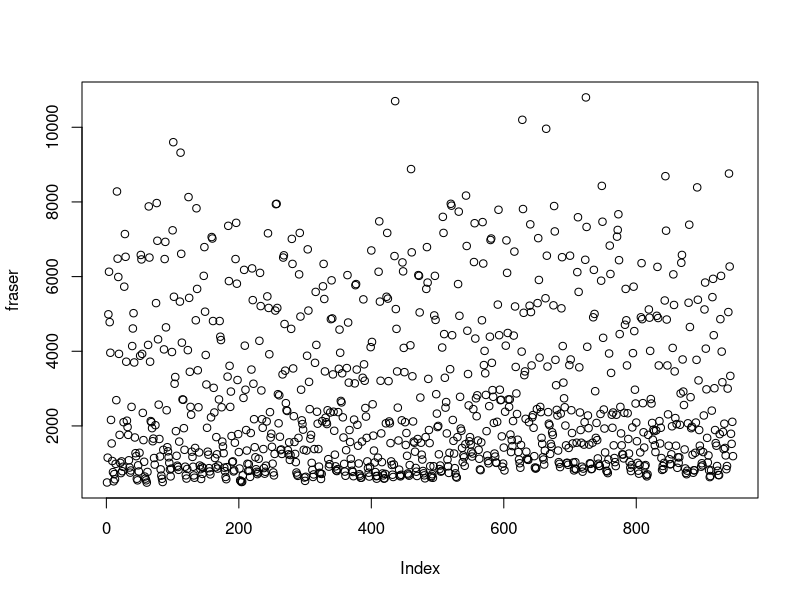
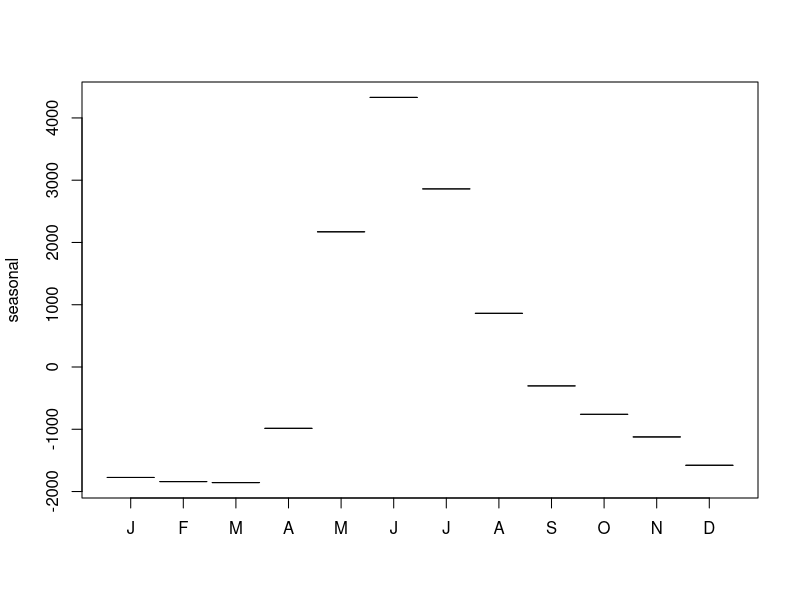
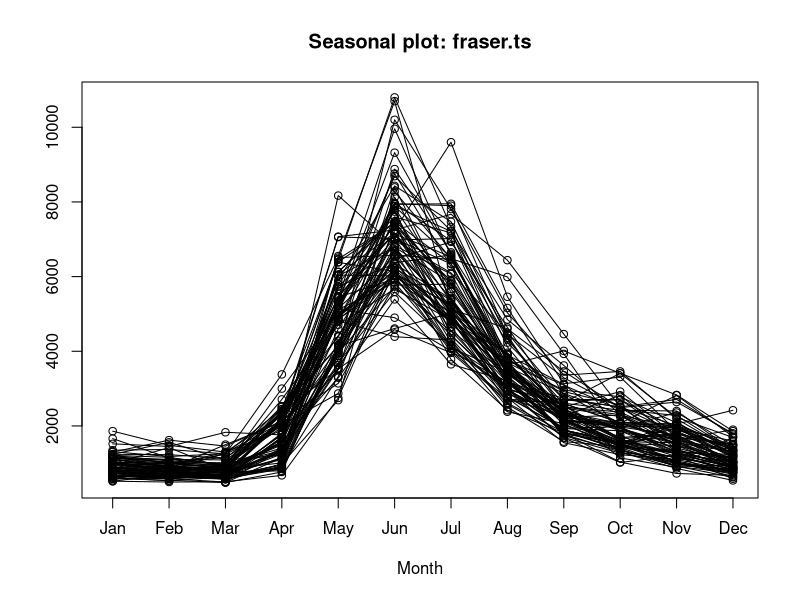
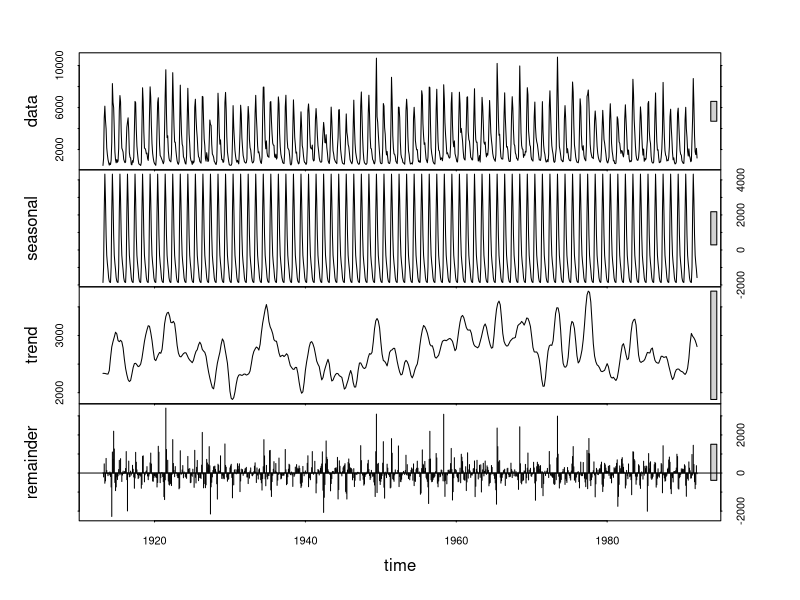
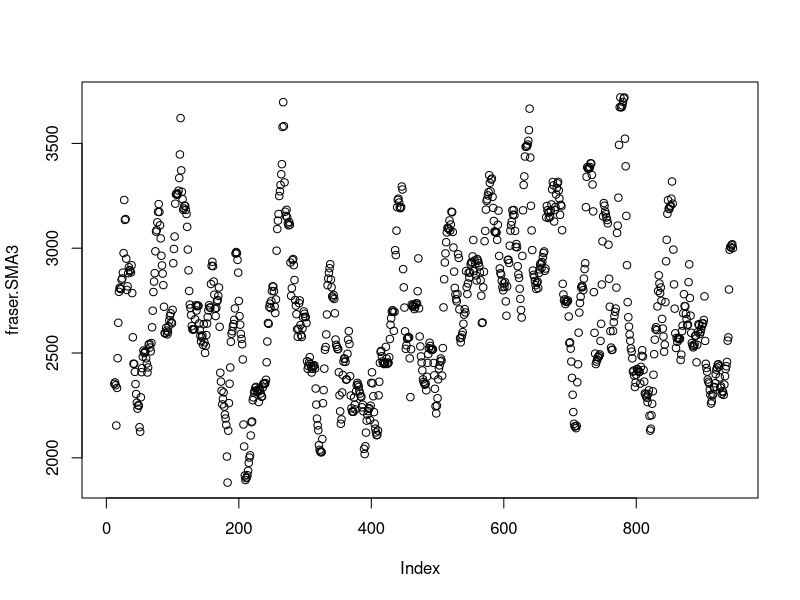
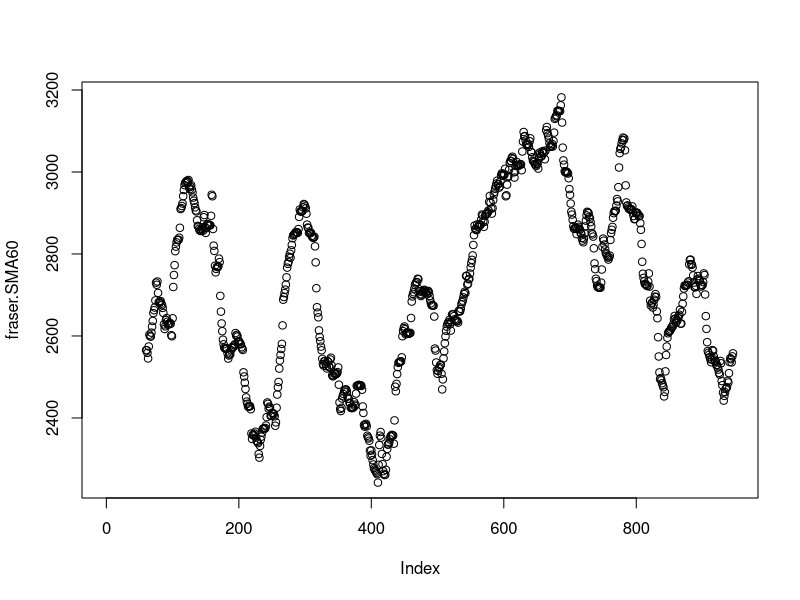
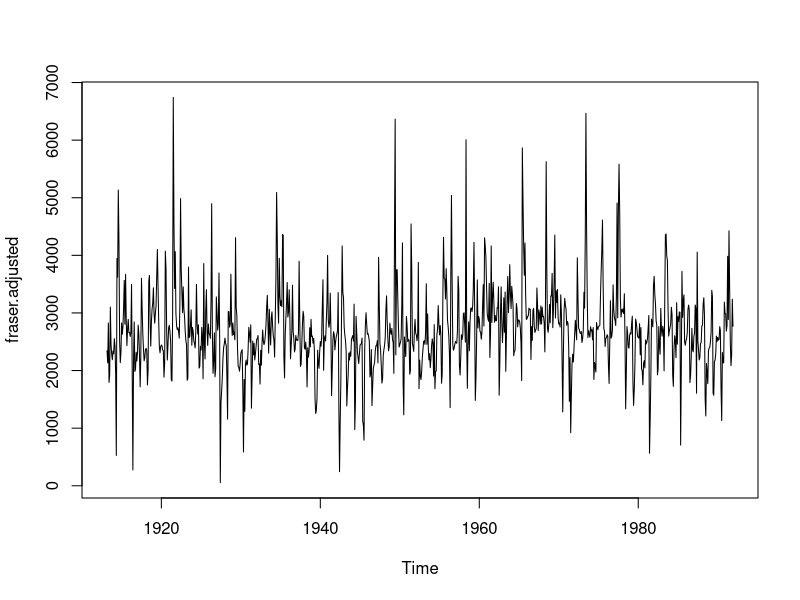
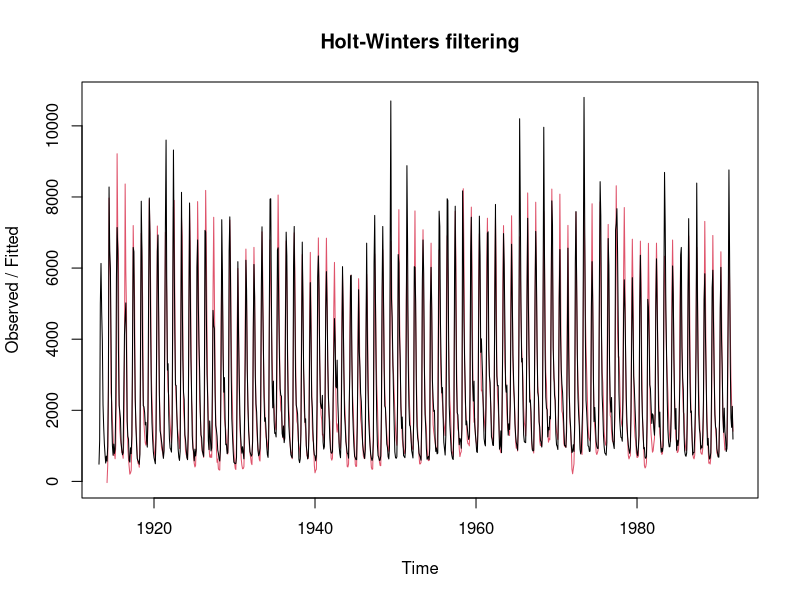

The R script that drew these images, in order: (Note: this script raises an error after producing the figures.)
# load data Fraser River monthly flows
fraser <- scan("time-series/fraser.txt")
# standard plot
plot(fraser)

# specify a frequency and convert the dataset to a time series using the ts
# function
fraser.ts <- ts(fraser, frequency=12, start=c(1913,3))
fraser.ts

# seasonal decomposition of the time series using the stl function
fraser.stl = stl(fraser.ts, s.window="periodic")
fraser.stl

summary(fraser.stl)

# organizes the time series into monthly patterns
monthplot(fraser.stl)

# using seasonal plot
library(forecast)
seasonplot(fraser.ts)

# plots various components of stl
plot(fraser.stl)

# smooth data using the SMA function of the TTR package
library(TTR)
fraser.SMA3 <- SMA(fraser,n=12)
plot(fraser.SMA3)

# stretched out 5 years
fraser.SMA60 <- SMA(fraser,n=60)
plot(fraser.SMA60)

# decompose the components of the time series
fraser.components <- decompose(fraser.ts)

# recalculate without seasonality
fraser.adjusted <- fraser - fraser.components$season
plot(fraser.adjusted)

# short-term forecast from our time series data using Holt-Winters filtering
fraser.forecast <- HoltWinters(fraser.ts,beta=FALSE)
fraser.forecast

# compute the SSE
fraser.forecast$SSE
plot(fraser.forecast)

fraser.forecast$fitted

# use Holt-Winters filtering for forecasting
library(forecast)
fraser.forecast2 <-  forecast:::forecast.HoltWinters(fraser.forecast, h=8)
fraser.forecast2
plot.forecast(fraser.forecast2)

# produce a correlogram using the acf function
# The acf function computes (and by default plots) the autocorrelation of your data.
acf(fraser.forecast2$residuals,lag.max=20,na.action = na.pass)

# use a Box test for the forecast
Box.test(fraser.forecast2$residuals,lag=20,type="Ljung-Box")
plot.ts(fraser.forecast2$residuals)

############################################################
